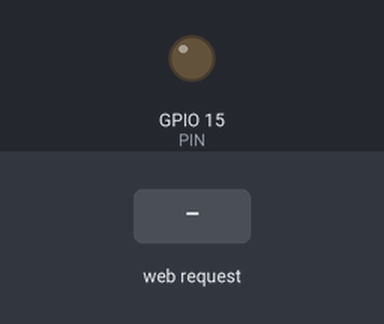
The sketch below on a simulated ESP32. On the bench: output pins drawn as LEDs (lit = HIGH). The test bench sets the inputs (shaded band). WiFi joins after 1.5 s; servers stay silent unless stated; what the sketch prints to the serial monitor is not drawn.

Above: at 2.7 s.
2.8 s: HTTP request GET /on received
At 3.3 s:
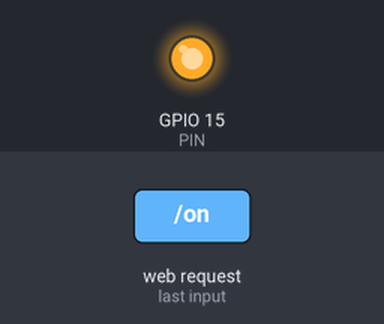
4.3 s: HTTP request GET /off received
At 5.6 s:
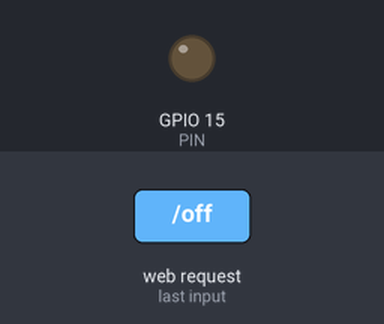
Timing chart, 0 to 7.3 s (numbered marks = the images above; inputs shaded):
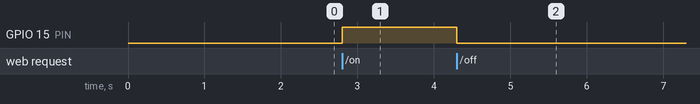

Measured:
- after the input at 2.8 s, GPIO 15 (PIN): LOW → HIGH at once
- after the input at 4.3 s, GPIO 15 (PIN): HIGH → LOW at once

The sketch:

webserverxwifimanager.ino
```cpp
#include <WiFiManager.h>
#include <WebServer.h>

#define PIN 15

byte ledState=LOW;
bool status=false;//default off -> false

const char* ssid="test";
const char* pw="test";

WebServer server(80);

void setup() {
  // put your setup code here, to run once:
  Serial.begin(115200);
  pinMode(PIN, OUTPUT);
  // digitalWrite(PIN, HIGH);
  WiFiManager wm;
  wm.resetSettings();
  bool res;
    // res = wm.autoConnect(); // auto generated AP name from chipid
    // res = wm.autoConnect("AutoConnectAP"); // anonymous ap
  res = wm.autoConnect("test","test1234"); // password protected ap
  if(!res) {
      Serial.println("Failed to connect");
      // ESP.restart();
  }
  else {
    //if you get here you have connected to the WiFi
    Serial.println("connected...yeey :)");
  }

  server.on("/", handleOnConnect);
  server.on("/on", handle_ledON);
  server.on("/off", handle_ledOFF);
  server.onNotFound(handleNotFound);
  server.begin();
  Serial.println("http server started");
}

void loop() {
  // put your main code here, to run repeatedly:
  server.handleClient();
}

void handleOnConnect(){
  server.send(200, "text/html", createHtml(status));
}

void handleNotFound(){
  server.send(404, "text/plain", "not found");
}

void handle_ledON(){
  status=true;
  digitalWrite(PIN, HIGH);
  server.send(200, "text/html", createHtml(status));
}

void handle_ledOFF(){
  status=false;
  digitalWrite(PIN, LOW);
  server.send(200, "text/html", createHtml(status));
}


String createHtml(bool status){
  String page;
  page+="<!DOCTYPE html>";
  page+="<html lang=\"id\">";
  page+="<head>";
  page+="<meta charset=\"UTF-8\">";
  page+="<meta name=\"viewport\" content=\"width=device-width, initial-scale=1.0\">";
  page+="<title>Web Kontrol LED</title>";
  page+="<style>";
  page+="    body {";
  page+="        font-family: Arial, sans-serif;";
  page+="        display: flex;";
  page+="        flex-direction: column;";
  page+="        align-items: center;";
  page+="        justify-content: flex-start;";
  page+="        height: 100vh;";
  page+="        margin: 0;";
  page+="        background: white;";
  page+="    }";
  page+="    h1 {margin-top: 60px;font-size: 48px;font-weight: 800;}";
  page+="    .section {";
  page+="        margin-top: 20px;text-align: center;";
  page+="        font-size: 32px;font-weight: 700;";
  page+="        display: flex;flex-direction: column;";
  page+="        align-items: center;justify-content: center;}";
  page+="    .btn {display: inline-block;margin-top: 20px;";
  page+="        width: 280px;padding: 35px 0;";
  page+="        font-size: 32px;font-weight: 500;color: white;";
  page+="        text-align: center;text-decoration: none;";
  page+="        border-radius: 5px;cursor: pointer;}";
  page+="    .btn-off {background: #6e6e6e;}";
  page+="    .btn-on {background: #89e665;}";
  page+="</style></head>";
  page+="<body>";
  page+="    <h1>WEB KONTROL LED</h1>";

  if (status){
    page+="    <div class=\"section\">";
    page+="        LED nyala";
    page+="        <a href=\"/off\" class=\"btn btn-off\">OFF</a>";
    page+="    </div>  ";
  } else{
    page+="    <div class=\"section\">";
    page+="        LED mati";
    page+="        <a href=\"/on\" class=\"btn btn-on\">ON</a>";
    page+="    </div>";
  }
  page+="</body></html>";

  return page;
}
```
